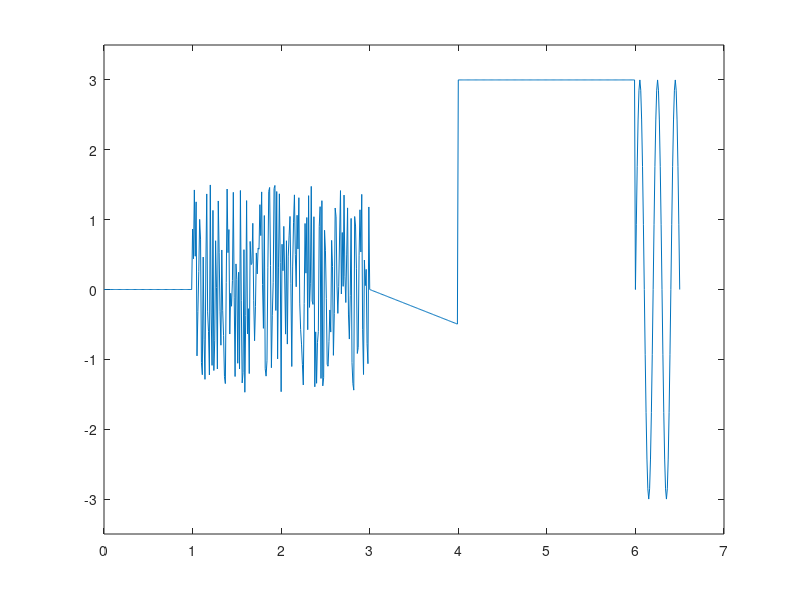

Write the MATLAB code that produced this figure.
function y = lab3(t)
if nargin == 0
    t = 0:0.01:6.5;
end
% t_const = 0:0.01:1;
t_constf = (t>=0)&(t<1);t_const = t(t_constf);
% t_noise = 1:0.01:3;
t_noisef = (t>=1)&(t<3);t_noise = t(t_noisef);
% t_saw = 3:0.01:4;
t_sawf = (t>=3)&(t<4);t_saw = t(t_sawf);
%t_const2 = 4:0.01:6;
t_constf2 = (t>=4)&(t<6);t_const2 = t(t_constf2);
% t_sin=6:0.01:6.5;
t_sinf = (t>=6)&(t<=6.5);t_sin = t(t_sinf);
%Konstantes signals
y_const = 0+zeros(size(t_const));
% Troksna signals
y_noise = 3*rand(size(t_noise))-1.5;
% Lineāri mainiga funkcija
yA=0; yB=-0.5; tA=3; tB=4;
k=(yA-yB)/(tA-tB); delay=3;
y_saw = k*(t_saw-delay);
% Konstantes signals 2
y_const2 = 3+zeros(size(t_const2));
% Sinusoida 
A0=0; A=3; T=(6.5-6)/2.5; f=1/T; delay=6;
y_sin = A0+A*sin(2*pi*f*(t_sin-delay));
%------------------------------------------
% t = [t_const,t_noise,t_saw,t_const2,t_sin];
y = [y_const,y_noise,y_saw,y_const2,y_sin];
if nargout == 0
    plot(t,y)
    y=[];
end
axis([0 7 -3.5 3.5])
